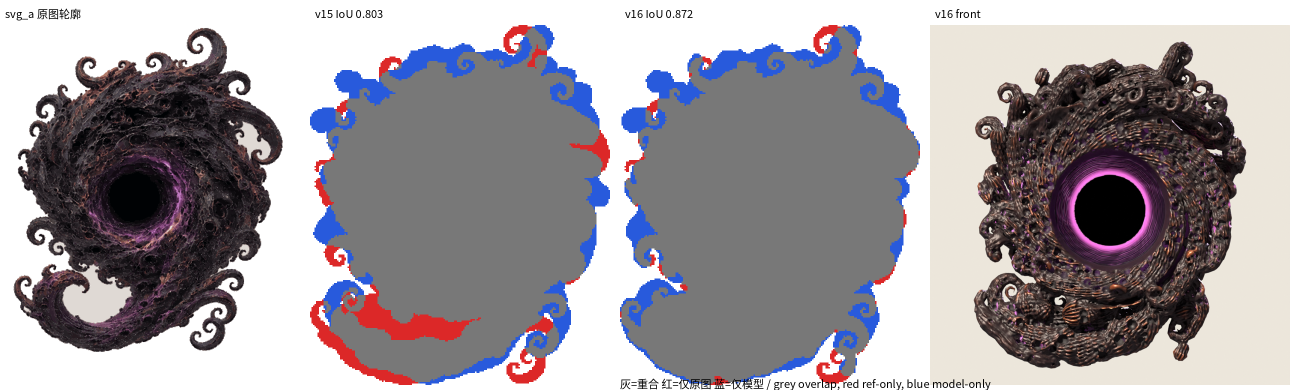
#> input picture silhouette_svg_a_v15_v16.png, 2580 x 780 px, given in place of front.png, which was not available (shown at 1/2 size)
$ python color_metrics.py .. ..
#> lines starting #> are read from the running program, lines starting #| are printed output that depends on the picture; after the words box and inside, x2 and y2 are one past the last pixel; in counts of white or black regions, pixels touching at a corner belong together
# colour match metrics: object pixels of reference crops vs renders (same views). Lab means, copper / purple / dark fractions,
# L* and hue histogram intersections. Usage: python3 color_metrics.py renders_dir [label]  -> prints + writes color_metrics_<label>.json
import sys, os, json, numpy as np
from PIL import Image
R = '/workspace/outputs/black_hole_structure/'
def lab(rgb):
    c = rgb / 255.0; c = np.where(c > 0.04045, ((c + 0.055) / 1.055) ** 2.4, c / 12.92)
    M = np.array([[0.4124, 0.3576, 0.1805], [0.2126, 0.7152, 0.0722], [0.0193, 0.1192, 0.9505]]); xyz = c @ M.T / np.array([0.9505, 1.0, 1.089])
    f = np.where(xyz > 0.008856, np.cbrt(xyz), 7.787 * xyz + 16 / 116)
    return np.stack([116 * f[:, 1] - 16, 500 * (f[:, 0] - f[:, 1]), 200 * (f[:, 1] - f[:, 2])], 1)
def pix(path, box=None):
    im = Image.open(path).convert('RGB')
#> im is the input picture: PIL image 2580x780 RGB; mean R, G, B 158.7, 153.2, 157.7
    im = im.resize((420, int(420 * im.height / im.width)), Image.LANCZOS)
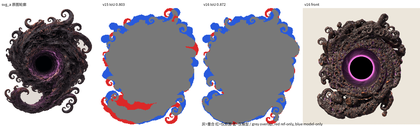
#> im: PIL image 420x126 RGB; mean R, G, B 158.4, 152.9, 157.5
    a = np.asarray(im).astype(np.float64); bg = np.median(np.r_[a[:4].reshape(-1, 3), a[-4:].reshape(-1, 3)], 0)
#> after `bg = np.median(np.r_[a[:4].reshape(-1, 3), a[-4:].reshape(-1, 3)], 0)`: bg = [255, 255, 255]
    d = np.abs(a - bg).sum(2); m = d > 60
#> after `m = d > 60`:
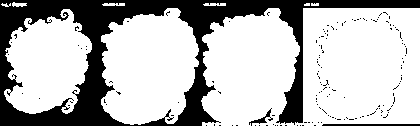
#> m: shape (126, 420) bool; 72.1% white; 154 black regions (151 under 20 px), largest, box (x1, y1, x2, y2) and area: (0, 0, 420, 126) 14104, (322, 124, 420, 126) 195, (249, 108, 273, 126) 101
    # drop label text / lines: thin dark grey strokes on the beige sheet -> require a 3x3 solid neighbourhood
    from scipy.ndimage import binary_erosion, binary_dilation
    m = binary_dilation(binary_erosion(m, iterations=2), iterations=1) & m
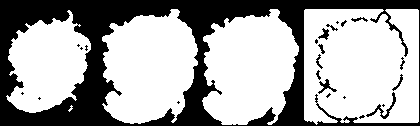
#> m: shape (126, 420) bool; 65.6% white; 24 black regions (13 under 20 px), largest, box (x1, y1, x2, y2) and area: (0, 0, 420, 126) 17570, (366, 92, 396, 119) 148, (318, 79, 337, 94) 91
    return a[m]
def stats(P):
    L = lab(P); hsv_h = np.degrees(np.arctan2(L[:, 2], L[:, 1])) % 360; C = np.hypot(L[:, 1], L[:, 2])
    mx = P.max(1); mn = P.min(1); sat = (mx - mn) / np.maximum(mx, 1)
    copper = (P[:, 0] > P[:, 2] * 1.45) & (P[:, 0] > 95) & (sat > 0.38)
    purple = (P[:, 2] > P[:, 1] * 1.25) & (P[:, 0] > P[:, 1] * 1.15) & (sat > 0.3) & (mx > 70)
    dark = L[:, 0] < 22
    return dict(n=int(len(P)), mean_rgb=P.mean(0).round(1).tolist(), L=round(float(L[:, 0].mean()), 1), L_p10_p50_p90=np.percentile(L[:, 0], [10, 50, 90]).round(1).tolist(),
                a=round(float(L[:, 1].mean()), 1), b=round(float(L[:, 2].mean()), 1), chroma=round(float(C.mean()), 1),
                copper_frac=round(float(copper.mean()), 3), purple_frac=round(float(purple.mean()), 3), dark_frac=round(float(dark.mean()), 3)), L, hsv_h, C
def hist_int(x, y, bins, rng, wx=None, wy=None):
    hx, _ = np.histogram(x, bins, rng, weights=wx); hy, _ = np.histogram(y, bins, rng, weights=wy)
    hx = hx / max(hx.sum(), 1e-9); hy = hy / max(hy.sum(), 1e-9); return round(float(np.minimum(hx, hy).sum()), 3)
if __name__ == '__main__':
    rdir = sys.argv[1]; label = sys.argv[2] if len(sys.argv) > 2 else 'x'
    out = {}; tot = []
    for v in ['front', 'rear', 'left', 'right', 'top', 'axo']:
        sr, Lr, hr, Cr = stats(pix(R + os.environ.get('REF_DIR', 'ref') + f'/{v}.png')); sm, Lm, hm, Cm = stats(pix(f'{rdir}/{v}.png'))
#> after `sr, Lr, hr, Cr = stats(pix(R + os.environ.get('REF_DIR', 'ref') + f'/{`: sr = 10 items
#> call 2 of pix, with path = '../front.png'
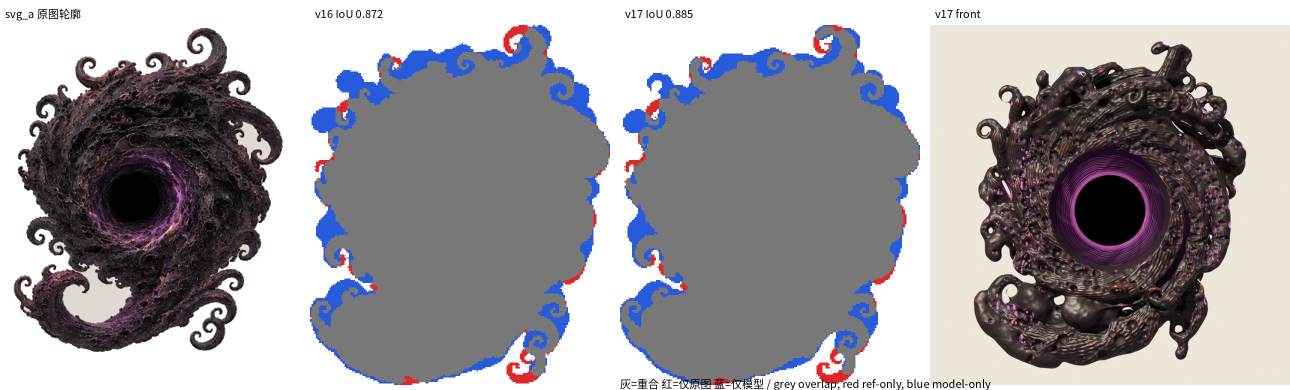
#> input picture silhouette_svg_a_v16_v17.png, 2580 x 780 px, given in place of front.png, which was not available (shown at 1/2 size)
#> in pix, im is the input picture: PIL image 2580x780 RGB; mean R, G, B 158.1, 154.7, 158.8
#> in pix (call 2), `im = im.resize((420, int(420 * im.height / im.width)), Image.LANCZOS)`:
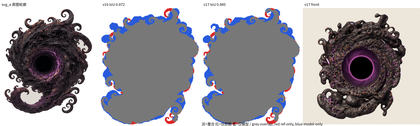
#> im: PIL image 420x126 RGB; mean R, G, B 157.9, 154.4, 158.6
#> in pix (call 2), `d = np.abs(a - bg).sum(2)`:
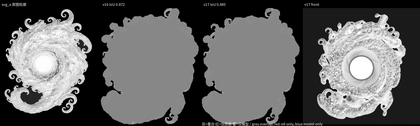
#> d: shape (126, 420) float64; min 0, max 765, mean 294.1; drawn with min black and max white
#> in pix (call 2), `m = d > 60`: m: shape (126, 420) bool; 71.7% white; 149 black regions (146 under 20 px), largest, box (x1, y1, x2, y2) and area: (0, 0, 420, 126) 14324, (322, 124, 420, 126) 195, (249, 108, 274, 126) 111
#> in pix (call 2), `m = binary_dilation(binary_erosion(m, iterations=2), iterations=1) & m`:
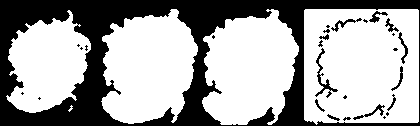
#> m: shape (126, 420) bool; 65.2% white; 28 black regions (16 under 20 px), largest, box (x1, y1, x2, y2) and area: (0, 0, 420, 126) 17390, (315, 48, 338, 98) 218, (353, 104, 385, 120) 105
#> after `sm, Lm, hm, Cm = stats(pix(f'{rdir}/{v}.png'))`: sm = 10 items
        dE = float(np.linalg.norm(np.array([sr['L'], sr['a'], sr['b']]) - np.array([sm['L'], sm['a'], sm['b']])))
#> dE = 1.36
        hi_L = hist_int(Lr, Lm, 20, (0, 100)); hi_h = hist_int(hr, hm, 24, (0, 360), np.minimum(Cr, 40), np.minimum(Cm, 40))
#> in hist_int, `hx, _ = np.histogram(x, bins, rng, weights=wx)`: hx = 20 values, max 42426 at index 0, min 0 at index 19, mean 4657.2
#> in hist_int, `hy, _ = np.histogram(y, bins, rng, weights=wy)`: hy = 20 values, max 44967 at index 0, min 0 at index 19, mean 4621.7
#> in hist_int, `hx = hx / max(hx.sum(), 1e-09)`: hx = 20 values, max 0.455 at index 0, min 0 at index 19, mean 0.05
#> in hist_int, `hy = hy / max(hy.sum(), 1e-09)`: hy = 20 values, max 0.486 at index 0, min 0 at index 19, mean 0.05
#> after `hi_L = hist_int(Lr, Lm, 20, (0, 100))`: hi_L = 0.961
#> after `hi_h = hist_int(hr, hm, 24, (0, 360), np.minimum(Cr, 40), np.minimum(C`: hi_h = 0.888
#> (the run stopped early here; a loop or call above may not have finished)
